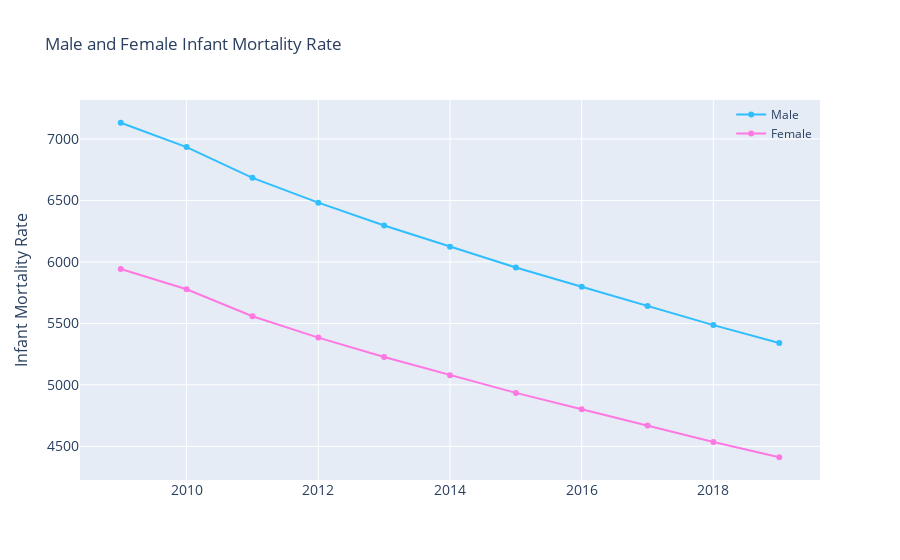

The notebook cell saved with this chart:
### Code cell
# Line chart 
fig = go.Figure()
fig.add_trace(go.Scatter(x=mi_year['Year'], 
                         y=mi_year['Infant Mortality Rate'],
                         mode='lines+markers',
                         name='Male',
                         line=dict(color='#30beff', width=2)
                        ))

fig.add_trace(go.Scatter(x=fi_year['Year'], 
                         y=fi_year['Infant Mortality Rate'],
                         mode='lines+markers',
                         name='Female',
                         line=dict(color='#ff78e2', width=2)
                        ))

fig.update_layout(
    title='Male and Female Infant Mortality Rate',
    xaxis_tickfont_size=14,
    yaxis=dict(
        title='Infant Mortality Rate',
        titlefont_size=16,
        tickfont_size=14,
    ),
    legend=dict(
        x=0.88,
        y=1.0,
        bgcolor='rgba(255, 255, 255, 0)',
        bordercolor='rgba(255, 255, 255, 0)'
    )
)
fig.show()

### Figure 1 — Plotly figure (JSON) as saved in the notebook; plotly's stock layout.template omitted (floating-point values rounded to 4 significant figures)
{"data": [{"line": {"color": "#30beff", "width": 2}, "mode": "lines+markers", "name": "Male", "type": "scatter", "x": [2009, 2010, 2011, 2012, 2013, 2014, 2015, 2016, 2017, 2018, 2019], "y": [7132.0, 6934.0, 6684.0, 6482.0, 6297.0, 6124.0, 5955.0, 5798.0, 5642.0, 5486.0, 5340.0]}, {"line": {"color": "#ff78e2", "width": 2}, "mode": "lines+markers", "name": "Female", "type": "scatter", "x": [2009, 2010, 2011, 2012, 2013, 2014, 2015, 2016, 2017, 2018, 2019], "y": [5942.0, 5778.0, 5558.0, 5384.0, 5226.0, 5078.0, 4934.0, 4801.0, 4668.0, 4536.0, 4411.0]}], "layout": {"legend": {"bgcolor": "rgba(255, 255, 255, 0)", "bordercolor": "rgba(255, 255, 255, 0)", "x": 0.88, "y": 1}, "title": {"text": "Male and Female Infant Mortality Rate"}, "xaxis": {"tickfont": {"size": 14}}, "yaxis": {"tickfont": {"size": 14}, "title": {"font": {"size": 16}, "text": "Infant Mortality Rate"}}}}
